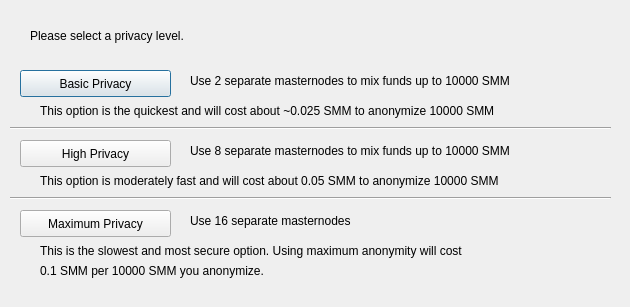
<?xml version="1.0" encoding="UTF-8"?>
<ui version="4.0">
 <class>ObfuscationConfig</class>
 <widget class="QDialog" name="ObfuscationConfig">
  <property name="geometry">
   <rect>
    <x>0</x>
    <y>0</y>
    <width>630</width>
    <height>307</height>
   </rect>
  </property>
  <property name="windowTitle">
   <string>Configure Obfuscation</string>
  </property>
  <widget class="QPushButton" name="buttonBasic">
   <property name="geometry">
    <rect>
     <x>20</x>
     <y>70</y>
     <width>151</width>
     <height>27</height>
    </rect>
   </property>
   <property name="text">
    <string>Basic Privacy</string>
   </property>
  </widget>
  <widget class="QPushButton" name="buttonHigh">
   <property name="geometry">
    <rect>
     <x>20</x>
     <y>140</y>
     <width>151</width>
     <height>27</height>
    </rect>
   </property>
   <property name="text">
    <string>High Privacy</string>
   </property>
  </widget>
  <widget class="QPushButton" name="buttonMax">
   <property name="geometry">
    <rect>
     <x>20</x>
     <y>210</y>
     <width>151</width>
     <height>27</height>
    </rect>
   </property>
   <property name="text">
    <string>Maximum Privacy</string>
   </property>
  </widget>
  <widget class="QLabel" name="label">
   <property name="geometry">
    <rect>
     <x>30</x>
     <y>20</y>
     <width>571</width>
     <height>31</height>
    </rect>
   </property>
   <property name="text">
    <string>Please select a privacy level.</string>
   </property>
  </widget>
  <widget class="QLabel" name="label_2">
   <property name="geometry">
    <rect>
     <x>190</x>
     <y>70</y>
     <width>421</width>
     <height>21</height>
    </rect>
   </property>
   <property name="text">
    <string>Use 2 separate masternodes to mix funds up to 10000 SMM</string>
   </property>
  </widget>
  <widget class="QLabel" name="label_3">
   <property name="geometry">
    <rect>
     <x>190</x>
     <y>140</y>
     <width>411</width>
     <height>21</height>
    </rect>
   </property>
   <property name="text">
    <string>Use 8 separate masternodes to mix funds up to 10000 SMM</string>
   </property>
  </widget>
  <widget class="QLabel" name="label_4">
   <property name="geometry">
    <rect>
     <x>190</x>
     <y>210</y>
     <width>421</width>
     <height>21</height>
    </rect>
   </property>
   <property name="text">
    <string>Use 16 separate masternodes</string>
   </property>
  </widget>
  <widget class="QLabel" name="label_6">
   <property name="geometry">
    <rect>
     <x>40</x>
     <y>100</y>
     <width>561</width>
     <height>21</height>
    </rect>
   </property>
   <property name="text">
    <string>This option is the quickest and will cost about ~0.025 SMM to anonymize 10000 SMM</string>
   </property>
  </widget>
  <widget class="QLabel" name="label_7">
   <property name="geometry">
    <rect>
     <x>40</x>
     <y>170</y>
     <width>561</width>
     <height>21</height>
    </rect>
   </property>
   <property name="text">
    <string>This option is moderately fast and will cost about 0.05 SMM to anonymize 10000 SMM</string>
   </property>
  </widget>
  <widget class="QLabel" name="label_8">
   <property name="geometry">
    <rect>
     <x>40</x>
     <y>240</y>
     <width>561</width>
     <height>21</height>
    </rect>
   </property>
   <property name="text">
    <string>This is the slowest and most secure option. Using maximum anonymity will cost</string>
   </property>
  </widget>
  <widget class="QLabel" name="label_9">
   <property name="geometry">
    <rect>
     <x>40</x>
     <y>260</y>
     <width>561</width>
     <height>21</height>
    </rect>
   </property>
   <property name="text">
    <string>0.1 SMM per 10000 SMM you anonymize.</string>
   </property>
  </widget>
  <widget class="Line" name="line">
   <property name="geometry">
    <rect>
     <x>10</x>
     <y>120</y>
     <width>601</width>
     <height>16</height>
    </rect>
   </property>
   <property name="orientation">
    <enum>Qt::Horizontal</enum>
   </property>
  </widget>
  <widget class="Line" name="line_2">
   <property name="geometry">
    <rect>
     <x>10</x>
     <y>190</y>
     <width>601</width>
     <height>16</height>
    </rect>
   </property>
   <property name="orientation">
    <enum>Qt::Horizontal</enum>
   </property>
  </widget>
 </widget>
 <resources/>
 <connections/>
</ui>
